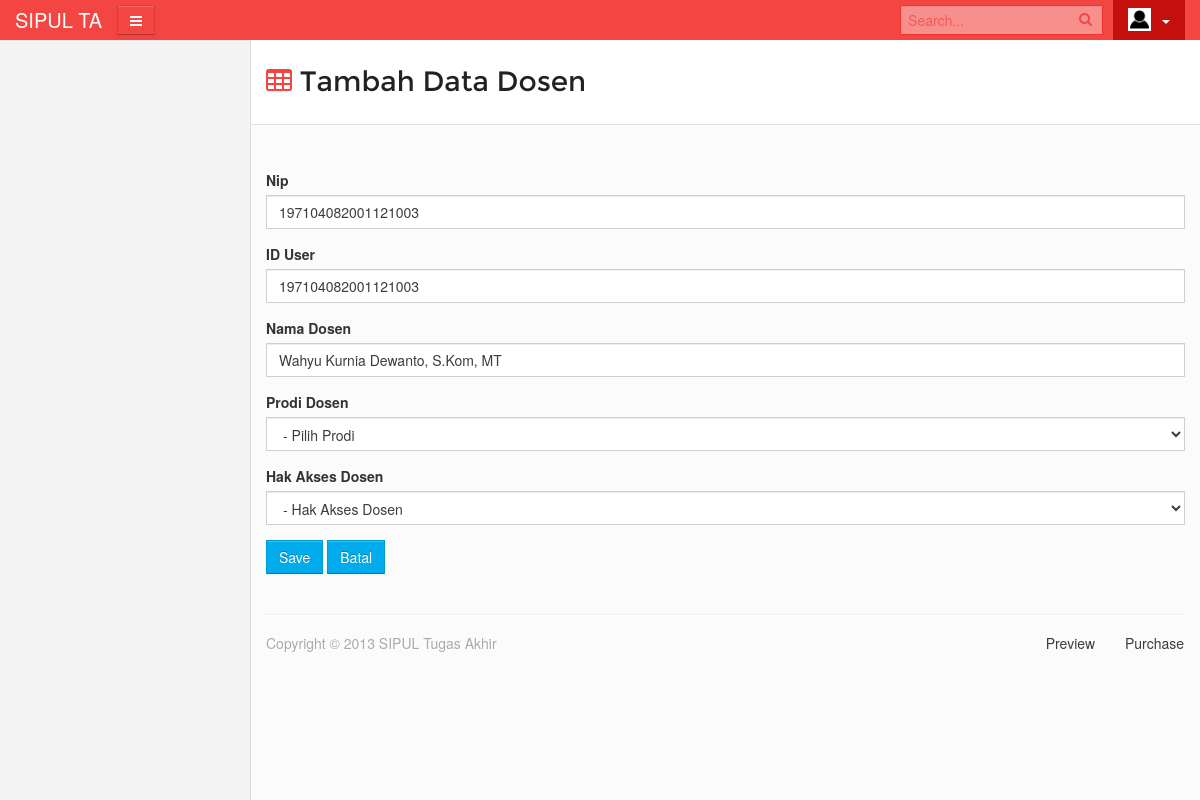
The app's page /c_inputdosen/v_updateinputdosen/197104082001121003 with its own data.
### tables this page shows
CREATE TABLE `tb_dosen` (
  `nip` varchar(30) NOT NULL,
  `id_user` varchar(30) NOT NULL,
  `nama_dosen` varchar(45) NOT NULL,
  `prodi_dosen` varchar(3) NOT NULL,
  `level_dosen` varchar(20) NOT NULL,
  `kuota` int(3) NOT NULL
);

### application/controllers/c_inputdosen.php (called while the page is built, shortened)
<?php defined('BASEPATH') OR exit('No direct script access allowed');
class c_inputdosen extends CI_Controller {
    public function __construct() {
        $this->load->database();
    }
    public function v_updateinputdosen($id)
    {
        $this->db->where('nip', $id);
        $data['update'] = $this->db->get('tb_dosen')->row_array();
        $this->load->view('template/header');
        $this->load->view('template/sidebar');
        $this->load->view('v_createinputdosen', $data);
        $this->load->view('template/footer');
    }
}

### index.php (called while the page is built, shortened)
<?php
require_once BASEPATH.'core/CodeIgniter.php';

### application/views/v_createinputdosen.php (the view, shortened to what this page needs)
<section id='content'>
        <div class='container'>
          <div class='row' id='content-wrapper'>
            <div class='col-xs-12'>
              <div class='row'>
                <div class='col-sm-12'>
                  <div class='page-header'>
                    <h1 class='pull-left'>
                      <i class='icon-table'></i>
                      <span>Tambah Data Dosen</span>
                    </h1>
                    </div>
                </div>
              </div>
              <div class='row'>
                <div class='col-sm-12'>
                  <div class='box'>
                            <form method="post" action="<?php echo site_url('/c_inputdosen/save') ?>">
              <div class="form-group">
                <label for="nip">Nip</label>
                <input type="text" class="form-control" name="nip" id="nip" value="<?php echo $update['nip'] ?>" placeholder="Nip">
              </div>
              <div class="form-group">
                <label for="nip">ID User</label>
                <input type="text" class="form-control" name="id_user" id="id_user" value="<?php echo $update['id_user'] ?>" placeholder="Isi Sesuai Nip">
              </div>
              <div class="form-group">
                <label for="nama_dosen">Nama Dosen</label>
                <input type="text" class="form-control" name="nama_dosen" id="nama_dosen" value="<?php echo $update['nama_dosen'] ?>" placeholder="Nama Dosen">
              </div>
              <div class="form-group">
                <label for="nama_judul">Prodi Dosen</label>
                <td><select name="prodi_dosen" class="form-control">
                  <option selected disabled>- Pilih Prodi</option>
              </select>
                </td>
              </div>
              <div class="form-group">
               <label for="prodi_dosen">Hak Akses Dosen</label>
               <td><select name="level_dosen" class="form-control">
                <option selected disabled>- Hak Akses Dosen</option>
             </select>
                </td>
              </div>
              <button type="submit" class="btn btn-primary">Save</button>
              <a class="btn btn-primary" href="<?php echo site_url('/c_inputdosen') ?>">Batal</a>
            </form>
                    </div>
                </div>
              </div>

### records on screen
tb_dosen: nip "197104082001121003", id_user "197104082001121003", nama_dosen "Wahyu Kurnia Dewanto, S.Kom, MT"
